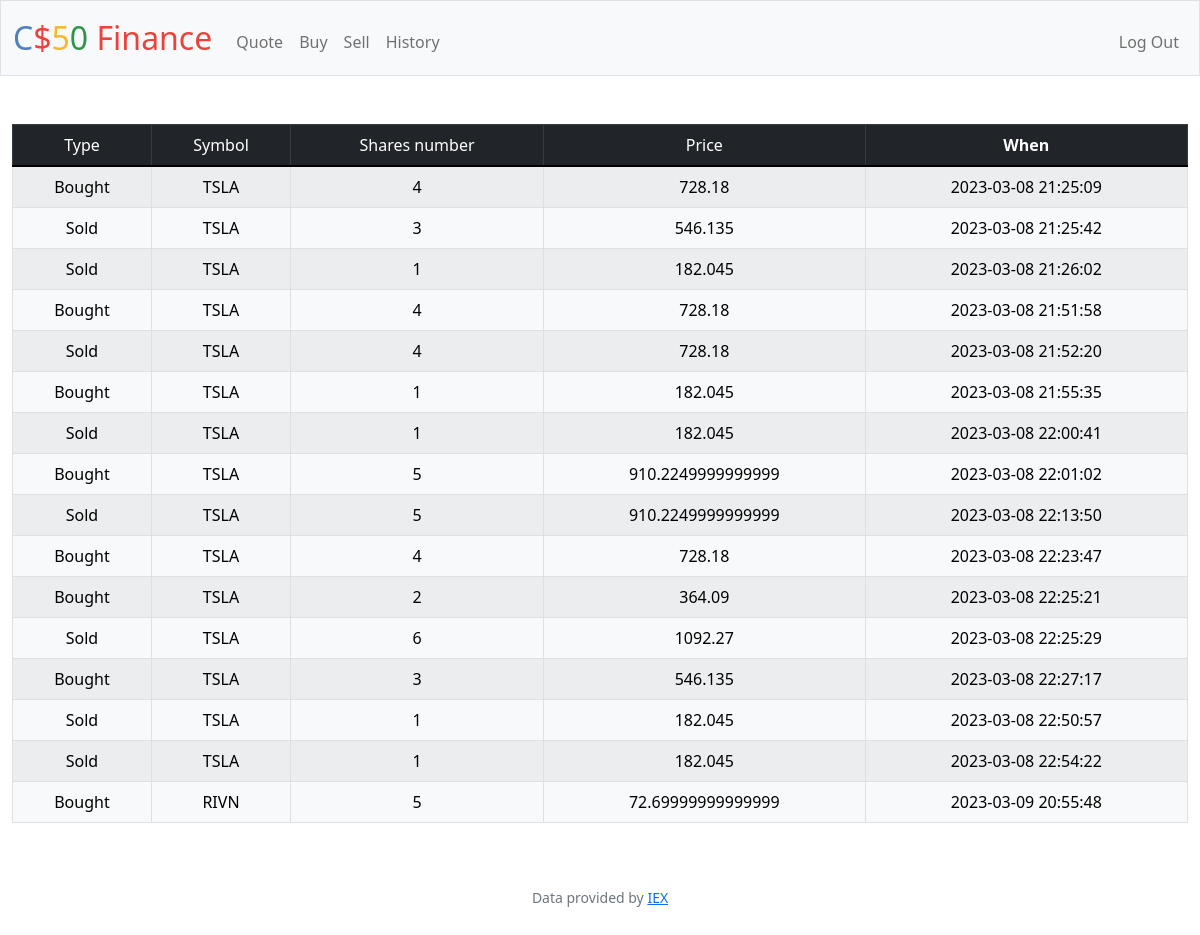
Screenshot of /history (signed in) with the database file from the repository.
### tables this page shows
CREATE TABLE transactions (id INTEGER PRIMARY KEY AUTOINCREMENT NOT NULL, user_id INTEGER NOT NULL, price NUMERIC NOT NULL, date DATETIME DEFAULT CURRENT_TIMESTAMP, stock_name TEXT, num_shares INTEGER, symbol TEXT, type TEXT, FOREIGN KEY(user_id) REFERENCES users(id));

### app.py (the view)
@app.route("/history")
@login_required
def history():
    transactions = db.execute("SELECT * FROM transactions WHERE transactions.user_id = ?", session["user_id"])
    return render_template("history.html", transactions=transactions)

### app.py (called while the page is built)
@app.after_request
def after_request(response):
    response.headers["Cache-Control"] = "no-cache, no-store, must-revalidate"
    response.headers["Expires"] = 0
    response.headers["Pragma"] = "no-cache"
    return response

### helpers.py (called while the page is built)
def login_required(f):
    @wraps(f)
    def decorated_function(*args, **kwargs):
        if session.get("user_id") is None:
            return redirect("/login")
        return f(*args, **kwargs)
    return decorated_function

### templates/history.html (shortened to what this page needs)
{% extends "layout.html" %}
{% block main %}
    <table class="table table-striped table-dark table-bordered">
        <thead class="thead-dark">
            <tr>
                <td scope="col">Type</td>
                <td scope="col">Symbol</td>
                <td scope="col">Shares number</td>
                <td scope="col">Price</td>
                <th scope="col">When</th>
            </tr>
        </thead>
        <tbody class="table-light">
            {% for transaction in transactions %}
                <tr>
                    {% if transaction["type"] == "B" %}
                        <td>Bought</td>
                    {% else %}
                        <td>Sold</td>
                    {% endif %}
                    <td>{{ transaction["symbol"] }}</td>
                    <td>{{ transaction["num_shares"] }}</td>
                    <td>{{ transaction["price"] }}</td>
                    <td>{{ transaction["date"] }}</td>
                </tr>
            {% endfor %}
        </tbody>
    </table>
{% endblock %}

### templates/layout.html (shortened to what this page needs)
<!DOCTYPE html>
<html lang="en">
    <head>
        <link href="https://cdn.jsdelivr.net/npm/bootstrap@5.1.3/dist/css/bootstrap.min.css" rel="stylesheet">
        <link href="/static/styles.css" rel="stylesheet">
    </head>
    <body>
        <nav class="bg-light border navbar navbar-expand-md navbar-light">
            <div class="container-fluid">
                <a class="navbar-brand" href="/"><span class="blue">C</span><span class="red">$</span><span class="yellow">5</span><span class="green">0</span> <span class="red">Finance</span></a>
                <div class="collapse navbar-collapse" id="navbar">
                    {% if session["user_id"] %}
                        <ul class="navbar-nav me-auto mt-2">
                            <li class="nav-item"><a class="nav-link" href="/quote">Quote</a></li>
                            <li class="nav-item"><a class="nav-link" href="/buy">Buy</a></li>
                            <li class="nav-item"><a class="nav-link" href="/sell">Sell</a></li>
                            <li class="nav-item"><a class="nav-link" href="/history">History</a></li>
                        </ul>
                        <ul class="navbar-nav ms-auto mt-2">
                            <li class="nav-item"><a class="nav-link" href="/logout">Log Out</a></li>
                        </ul>
                    {% else %}
                        <ul class="navbar-nav ms-auto mt-2">
                            <li class="nav-item"><a class="nav-link" href="/register">Register</a></li>
                            <li class="nav-item"><a class="nav-link" href="/login">Log In</a></li>
                        </ul>
                    {% endif %}
                </div>
            </div>
        </nav>
        <main class="container-fluid py-5 text-center">
            {% block main %}{% endblock %}
        </main>
        <footer class="mb-5 small text-center text-muted">
            Data provided by <a href="https://iexcloud.io/">IEX</a>
        </footer>
    </body>
</html>

### static/styles.css (style rules this page uses)
nav .navbar-brand { font-size: xx-large; }
nav .navbar-brand .blue { color: #537fbe; }
nav .navbar-brand .red { color: #ea433b; }
nav .navbar-brand .yellow { color: #f5b82e; }
nav .navbar-brand .green { color: #2e944b; }

### rows the page displays
transactions: type "Bought"
transactions: type "Sold"
transactions: type "Sold"
transactions: type "Bought"
transactions: type "Sold"
transactions: type "Bought"
transactions: type "Sold"
transactions: type "Bought"
transactions: type "Sold"
transactions: type "Bought"
transactions: type "Bought"
transactions: type "Sold"
transactions: type "Bought"
transactions: type "Sold"
transactions: type "Sold"
transactions: type "Bought"
